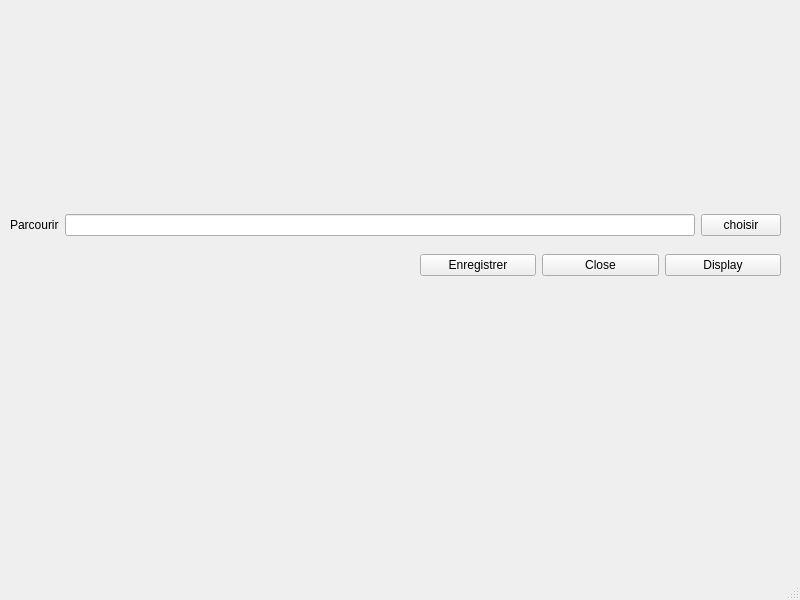
<?xml version="1.0" encoding="UTF-8"?>
<ui version="4.0">
 <class>parcourir</class>
 <widget class="QMainWindow" name="parcourir">
  <property name="geometry">
   <rect>
    <x>0</x>
    <y>0</y>
    <width>800</width>
    <height>600</height>
   </rect>
  </property>
  <property name="windowTitle">
   <string>MainWindow</string>
  </property>
  <widget class="QWidget" name="centralwidget">
   <widget class="QWidget" name="gridLayoutWidget">
    <property name="geometry">
     <rect>
      <x>10</x>
      <y>210</y>
      <width>771</width>
      <height>31</height>
     </rect>
    </property>
    <layout class="QGridLayout" name="gridLayout">
     <item row="0" column="2">
      <widget class="QPushButton" name="pushButtonChoisir">
       <property name="text">
        <string>choisir</string>
       </property>
      </widget>
     </item>
     <item row="0" column="1">
      <widget class="QLineEdit" name="lineEdit"/>
     </item>
     <item row="0" column="0">
      <widget class="QLabel" name="label_2">
       <property name="text">
        <string>Parcourir</string>
       </property>
      </widget>
     </item>
    </layout>
   </widget>
   <widget class="QWidget" name="gridLayoutWidget_2">
    <property name="geometry">
     <rect>
      <x>420</x>
      <y>250</y>
      <width>361</width>
      <height>31</height>
     </rect>
    </property>
    <layout class="QGridLayout" name="gridLayout_2">
     <item row="0" column="1">
      <widget class="QPushButton" name="pushButtonClose">
       <property name="text">
        <string>Close</string>
       </property>
      </widget>
     </item>
     <item row="0" column="0">
      <widget class="QPushButton" name="pushButtonEnregistrer">
       <property name="text">
        <string>Enregistrer</string>
       </property>
      </widget>
     </item>
     <item row="0" column="2">
      <widget class="QPushButton" name="pushButtonDisplay">
       <property name="text">
        <string>Display</string>
       </property>
      </widget>
     </item>
    </layout>
   </widget>
  </widget>
  <widget class="QMenuBar" name="menubar">
   <property name="geometry">
    <rect>
     <x>0</x>
     <y>0</y>
     <width>800</width>
     <height>22</height>
    </rect>
   </property>
  </widget>
  <widget class="QStatusBar" name="statusbar"/>
 </widget>
 <resources/>
 <connections/>
</ui>
